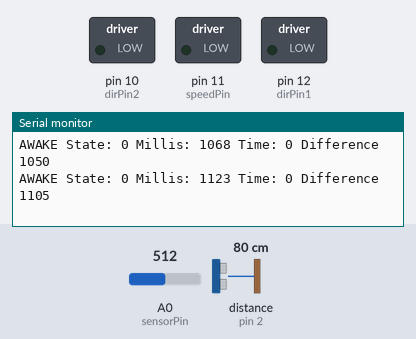
The sketch below on a simulated Arduino Uno, built with avr-gcc and run on an emulated ATmega328P. On the bench: switched loads named in the sketch (green lamp = pin HIGH), the last lines printed to the serial monitor. Wiring (inferred from the names in the program): ultrasonic range finder: trigger pin 3; echo pin 2. The inputs (shaded band) are chosen by the test bench; at power-on: distance to the obstacle (sensor on pin 2) 80 cm, A0 (sensorPin) = 512. The echo pulse lasts 58.3 µs per cm; pins used as bus, display or sensor lines are not drawn.

Above: at 1.2 s.
1.3 s: distance to the obstacle (sensor on pin 2) set to 33 cm
At 1.34 s:
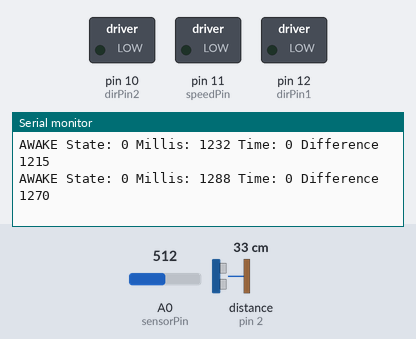
4.3 s: distance to the obstacle (sensor on pin 2) set to 28 cm
At 4.32 s:
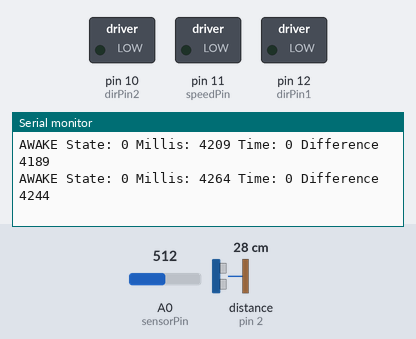
Timing chart, 0 to 7.3 s (numbered marks = the images above; inputs shaded):
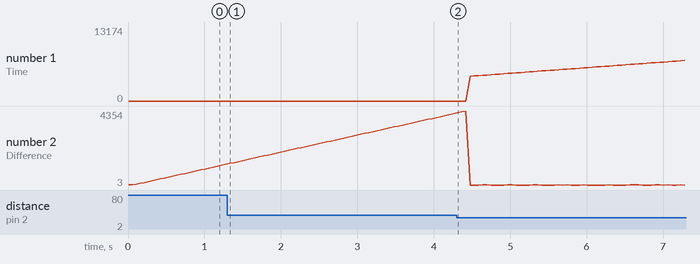

The sketch:

Neck_photoresistor_and_ultrasonic.ino
```cpp
/*
 * This is the final code for the working neck raising mechanism. In this code, the photoresistor is utilized that when it receives less light than the threshold, the motor will turn on and lift up the neck.
 * After a certain amount of time, it will lower. This timer will be reset by if the ultrasonic sensors read anything within the threshold to turn the head.
 */

// As usual, we'll create constants to name the pins we're using.
// This will make it easier to follow the code below.

//photoresistor
const int sensorPin = 0;
//dc motor
const int speedPin = 11; //L293D pin 1
const int dirPin1 = 12;  //L293D pin 2
const int dirPin2 = 10;  //L293D pin 7
//Ultrasonic sensor
#define echoPinL 2 // attach pin D2 Arduino to pin Echo of HC-SR04
#define trigPinL 3 //attach pin D3 Arduino to pin Trig of HC-SR04
// defines variables
long durationL; // variable for the duration of sound wave travel
long distanceL; // variable for the distance measurement
// We'll also set up some global variables for the light level:
int lightLevel, high = 0, low = 1023;

// Time
long startTime = 0;
// Reset time
long resetTime = 7000;
// Wake status
long wakeVal;

long timeDifference;
void setup()
{
  // We'll set up the LED pin to be an output.
  // (We don't need to do anything special to use the analog input.)
  //ultrasonic sensor setup
  pinMode(trigPinL, OUTPUT); // Sets the trigPin as an OUTPUT
  pinMode(echoPinL, INPUT); // Sets the echoPin as an INPUT

  //DC motor setup
  Serial.begin(9600);
  pinMode(speedPin, OUTPUT);
  pinMode(dirPin1, OUTPUT);
  pinMode(dirPin2, OUTPUT);
}

void loop() {
  // Ultrasonic sensor
  // Clears the trigPin condition
  digitalWrite(trigPinL, LOW);
  delayMicroseconds(20);

  // Sets the trigPin HIGH (ACTIVE) for 100 microseconds
  digitalWrite(trigPinL, HIGH);
  delayMicroseconds(1000);
  digitalWrite(trigPinL, LOW);

  // Reads the echoPin, returns the sound wave travel time in microseconds
  durationL = pulseIn(echoPinL, HIGH);

  // Calculating the distance
  distanceL = durationL * 0.034 / 2; // Speed of sound wave divided by 2 (go and back)


  lightLevel = analogRead(sensorPin);
  analogWrite(speedPin, 0);


  manualTune();  // manually change the range from light to dark


  int timeDifference = abs(millis() - startTime);
  // Wake value
//  if (timeDifference < resetTime) {
//    wakeVal = 1;
//  }
//  else {
//    wakeVal = 0;
//  }
  // If it's awake
  if (timeDifference < resetTime) {
    Serial.print("AWAKE ");
    // if statement for light levels
    if (lightLevel > 100) {
      //startTime = startTime;
      Serial.print("State: ");
      Serial.print(wakeVal);
      Serial.print(" Millis: ");
      Serial.print(millis());
      Serial.print(" Time: ");
      Serial.print(startTime);
      Serial.print(" Difference ");
      Serial.println(timeDifference);
    } else {
      //startTime = startTime;
      Serial.print("State: ");
      Serial.print(wakeVal);
      Serial.print(" Millis: ");
      Serial.print(millis());
      Serial.print(" Time: ");
      Serial.print(startTime);
      Serial.print(" Difference ");
      Serial.println(timeDifference);
    }
    //if statement for distances
    if (distanceL < 30) {
      startTime = millis();
      // trigger alarm and turn head is head code, not neck code
      /*Serial.print("State: ");
      Serial.print(wakeVal);
      Serial.print(" Millis: ");
      Serial.print(millis());
      Serial.print(" Time: ");
      Serial.println(startTime);*/
    } else {
      //startTime = startTime;
      /*Serial.print("State: ");
      Serial.print(wakeVal);
      Serial.print(" Millis: ");
      Serial.print(millis());
      Serial.print(" Time: ");
      Serial.println(startTime);*/
    }
  }
  //Moment where it falls alseep
  else if (timeDifference >= startTime - 100 && timeDifference <= startTime + 100) {
    //turn motor on to lower head
    digitalWrite( dirPin1, LOW);
    digitalWrite( dirPin2, HIGH);
    analogWrite(speedPin, 75);
    delay(400);
  }

  // If it's alseep
  else {
    Serial.print("SLEEPING ");
    // if statement light level
    if (lightLevel > 100) {
      //startTime = startTime;
      Serial.print("State: ");
      Serial.print(wakeVal);
      Serial.print(" Millis: ");
      Serial.print(millis());
      Serial.print(" Time: ");
      Serial.print(startTime);
      Serial.print(" Difference ");
      Serial.println(timeDifference);
    } else {
      //turn motor on to raise head
      digitalWrite( dirPin1, HIGH );
      digitalWrite( dirPin2, LOW);
      analogWrite(speedPin, 175);
      delay(1000);
      startTime = millis();
      Serial.print("State: ");
      Serial.print(wakeVal);
      Serial.print(" Millis: ");
      Serial.print(millis());
      Serial.print(" Time: ");
      Serial.print(startTime);
      Serial.print(" Difference ");
      Serial.println(timeDifference);
    }
    // if statement for distances
    if (distanceL < 30) {
      /*Serial.print("State: ");
      Serial.print(wakeVal);
      Serial.print(" Millis: ");
      Serial.print(millis());
      Serial.print(" Time: ");
      Serial.println(startTime);*/
    } else {
      //startTime = startTime;
      /*Serial.print("State: ");
      Serial.print(wakeVal);
      Serial.print(" Millis: ");
      Serial.print(millis());
      Serial.print(" Time: ");
      Serial.println(startTime);*/
    }

  }

  /*
  //------------------------------------------------------------------------
  // Photoresistor
  if (lightLevel > 130) {
    analogWrite(speedPin, 0);
    digitalWrite( dirPin1, HIGH );
    digitalWrite( dirPin2, LOW);
    startTime = startTime;
    Serial.print("Light: ");
    Serial.print(lightLevel);
    Serial.print(" Distance: ");
    Serial.print(distanceL);
    Serial.print(" Time: ");
    Serial.print(startTime);
    if (wakeVal = 1) {
      Serial.println(" Awake");
    } else {
      Serial.println(" Sleeping");
    }
  } else {
      if (wakeVal = 1) {
        startTime = startTime;
        Serial.print("Light: ");
        Serial.println(lightLevel);
      }
      else {
        startTime = millis();
        analogWrite(speedPin, 200);
        digitalWrite( dirPin1, HIGH );
        digitalWrite( dirPin2, LOW);
        Serial.print("Light: ");
        Serial.println(lightLevel);
      }
  }

  // Ultrasonic sensor
  if (wakeVal = 1) {
    if (distanceL < 30) {
      startTime = millis();
      // insert code for head turning *for the head code, not neck code
    } else {
      startTime = startTime;
    }
  } else {
    Serial.println("Sleep");
  }

  // The above statement will brighten the LED along with the
  // light level. To do the opposite, replace "lightLevel" in the
  // above analogWrite() statement with "255-lightLevel".
  // Now you've created a night-light!
}

*/
}
void manualTune()
{


  lightLevel = map(lightLevel, 0, 1023, 0, 255);
  lightLevel = constrain(lightLevel, 0, 255);

}


void autoTune()
{


  if (lightLevel < low)
  {
    low = lightLevel;
  }


  if (lightLevel > high)
  {
    high = lightLevel;
  }


  lightLevel = map(lightLevel, low+30, high-30, 0, 255);
  lightLevel = constrain(lightLevel, 0, 255);


}
```

Measured:
- plotted number 2: 1215 → 4189 after the input at 1.3 s
